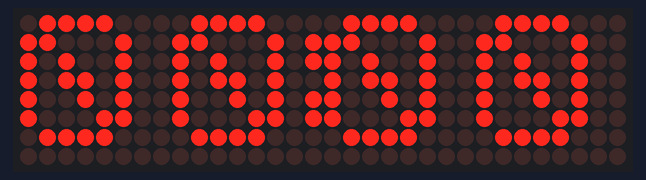
Bench run of a sketch on a simulated Arduino Uno, built with avr-gcc and run on an emulated ATmega328P. Shown: 32×8 LED matrix.

Above: at 0.6 s.
At 33.0 s:
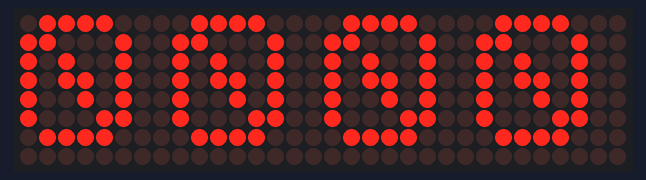
At 64.9 s:
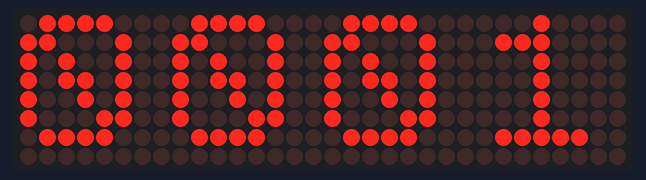
At 97.3 s:
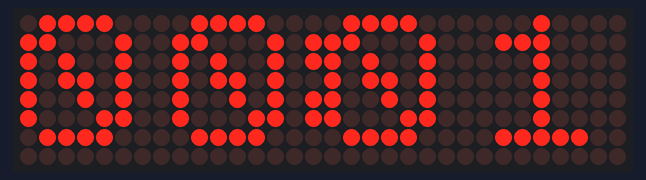
At 123.5 s:
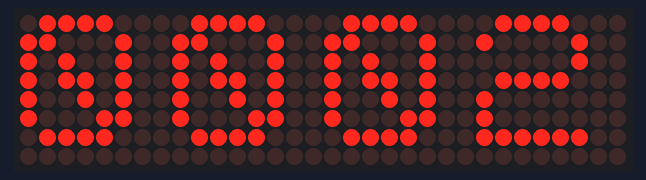
At 129.2 s:
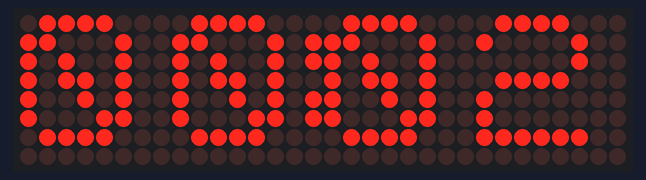

The sketch:

max7219-ledcontrol.ino
```cpp
#include <SoftwareSerial.h>

//Mario's Ideas
//MAX7219 - using Led Control library to display 8x8 bitmap
#include <LedControl.h>

int DIN = 8;
int CS = 9;
int CLK = 10;
LedControl lc=LedControl(DIN, CLK, CS,4);
int leftPin = A0;
int h,m,s,hs = 0;

byte Cat[8] ={B10001000,
              B11111000,
              B10101000,
              B01110010,
              B00100100,
              B01111100,
              B01111110,
              B10111100 };
byte Apple [8]={B01100000,
                B00010000,
                B01101100,
                B11111010,
                B11111110,
                B11111110,
                B01111100,
                B00101000};
byte Heart [8]={B01101100,
                B10010010,
                B10000010,
                B10000010,
                B10000010,
                B01000100,
                B00101000,
                B00010000};
byte digits[10][8]={
  {B01111000, //0
   B11000100,
   B10100100,
   B10110100,
   B10010100,
   B10001100,
   B01111000,
   B00000000},
  {B00010000, //1
   B01110000,
   B00010000,
   B00010000,
   B00010000,
   B00010000,
   B01111100,
   B00000000},
  {B01111000, //2
   B10000100,
   B00000100,
   B01111000,
   B10000000,
   B10000000,
   B11111100,
   B00000000},
  {B01111000, //3
   B10000100,
   B00000100,
   B00111000,
   B00000100,
   B10000100,
   B01111000,
   B00000000},
  {B00010000, //4
   B00110000,
   B01010000,
   B10010000,
   B11111100,
   B00010000,
   B00010000,
   B00000000},
  {B11111100, //5
   B10000000,
   B10111000,
   B11000100,
   B00000100,
   B10000100,
   B01111000,
   B00000000},
  {B01111000, //6
   B10000100,
   B10000000,
   B11111000,
   B10000100,
   B10000100,
   B01111000,
   B00000000},
  {B11111000, //7
   B10001000,
   B00010000,
   B00010000,
   B00100000,
   B00100000,
   B00100000,
   B00000000},
  {B01111000, //8
   B10000100,
   B10000100,
   B11111100,
   B10000100,
   B10000100,
   B01111000,
   B00000000},
  {B01111000, //9
   B10000100,
   B10000100,
   B01111100,
   B00000100,
   B10000100,
   B01111000,
   B00000000}
};

int debug = 1;
void setup() {
  Serial.begin(9600);
  for (int d=0; d<4; d++) {
    lc.shutdown(d,false);
    lc.setIntensity(d,0);
    lc.clearDisplay(d);
  }
//  m = 39;
}

void drawNumber(int num, int col, int dots) {
  int d = num / 10;
  int u = num % 10;
//    Serial.print("num:");Serial.print(num);
//    Serial.print(" col:");Serial.print(col);
//    Serial.print(" d:"); Serial.print(d);
//    Serial.print(" u:"); Serial.print(u);
//    Serial.println();
  for (int row=0; row<8; row++) {
    int vd = digits[d][row];
    int vu = digits[u][row];
    if (dots > 0 && (row == 1 || row == 2 || row == 4 || row == 5)) {
      vu |= 1;
    }
    lc.setRow(col, row, vd);
    lc.setRow(col-1, row, vu);
//    Serial.print(" vd:");Serial.print(vd);
//    Serial.print(" vu:");Serial.println(vu);
  }
}


void simpleClock() {
  delay(500);

  hs = (hs +1) % 2;

  if (hs == 0) {
    s = (s + 1) % 60;

    if (s == 0) {
      m = (m + 1) % 60;

      if (m == 0) {
        h = (h + 1) % 24;
      }
    }
  }

  drawNumber(h, 3, hs);
  drawNumber(m, 1, 0);
}

void loop() {
//  pictures();
//  vu();
  simpleClock();
}

int leftCh = 32;
int rightCh = 0;
int maxAna = 0;
int minAna = 2000;

void drawLine(int row, int val) {
  byte aux;
  for (int d=0; d<4; d++) {
    aux = val>=8 * (d+1) ? 8 : min(val,8 * (d+1))-(8 * d);
    lc.setRow(d, row, 255 >> (8 - aux));

  }

}
void vu() {
//  leftCh = random(33);
//  rightCh = random(33);
  int anaLeft = analogRead(leftPin);
  // 24 - x - 335
  //  0 - y -  32
  // (335-25)/(32-0) = (x-25)/(y-0)]
  // y * 32 = 310 * (x-25) => y = 310/32 * (x-25)

  leftCh = abs(anaLeft - 0) * 348 / 32;
  rightCh = leftCh;

  if (anaLeft > maxAna) {
    maxAna = anaLeft;
    Serial.print("minAna: ");
    Serial.print(minAna);
    Serial.print("maxAna: ");
    Serial.println(maxAna);
  }
  else if (anaLeft < minAna) {
    minAna = anaLeft;
    Serial.print("minAna: ");
    Serial.print(minAna);
    Serial.print("maxAna: ");
    Serial.println(maxAna);
  }

  if (false && debug) {
  Serial.print("leftPin: ");
  Serial.print(anaLeft);
  Serial.print("  leftCh: ");
  Serial.println(leftCh);
  delay(30);
  }

  drawLine(1, leftCh);
  drawLine(2, leftCh);

  drawLine(5, rightCh);
  drawLine(6, rightCh);

//  delayMicroseconds(20);
   delay(50);
}

void pictures(){
  static int c = 0;
  static int d = 1;
  static int e = 2;
  static int f = 3;
//  do {
    for(int i=0;i<8;i++) {
      lc.setRow(d,i,Apple[i]);
      lc.setRow(e,i,Cat[i]);
      lc.setRow(f,i,Heart[i]);
      lc.setRow(c,i,0);
      delay(200);
    }
    delay(5000);
    c = (c + 1) % 4;
    d = (d + 1) % 4;
    e = (e + 1) % 4;
    f = (f + 1) % 4;
//  } while (1);
}
```

Measured:
- what the display in image 0 shows lasts 0.5 s, from 0.5 s to 1.0 s
